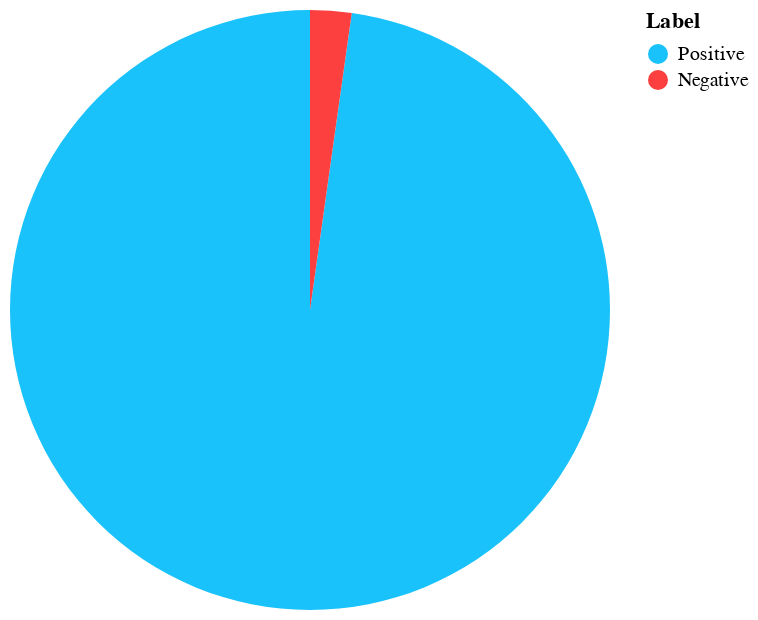

The notebook cell saved with this chart:
### Code cell
label_count = senti_df['label'].value_counts()
poss = label_count.get('POSITIVE')
negs = label_count.get('NEGATIVE')

pie = pie_chart(poss, negs)
pie.interactive()

### Figure 1 — Vega-Lite specification as saved in the notebook (floating-point values rounded to 4 significant figures)
{"config": {"view": {"continuousWidth": 300, "continuousHeight": 300}}, "data": {"name": "data-2633e4c80d7556566f437b4c510eaf2b"}, "mark": {"type": "arc"}, "encoding": {"color": {"field": "Label", "scale": {"domain": ["Positive", "Negative"], "range": ["#19c2fa", "#fc3f3f"]}, "type": "nominal"}, "theta": {"field": "Count", "type": "quantitative"}, "tooltip": [{"field": "Label", "type": "nominal"}, {"field": "Count", "type": "quantitative"}, {"field": "Percentage", "type": "nominal"}]}, "params": [{"name": "param_1", "select": {"type": "interval", "encodings": ["x", "y"]}, "bind": "scales"}], "$schema": "https://vega.github.io/schema/vega-lite/v5.16.3.json", "datasets": {"data-2633e4c80d7556566f437b4c510eaf2b": [{"Label": "Positive", "Count": 44, "Percentage": "97.77777777777777%"}, {"Label": "Negative", "Count": 1, "Percentage": "2.2222222222222223%"}]}}
